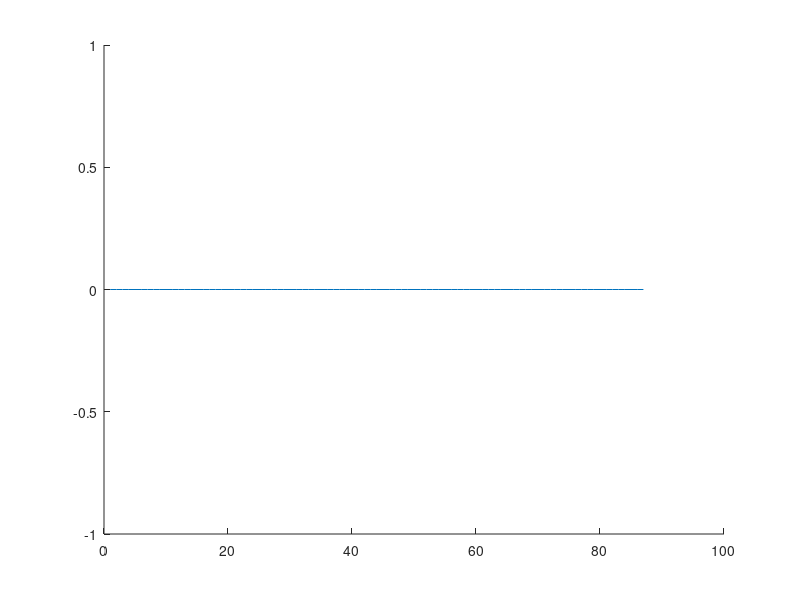
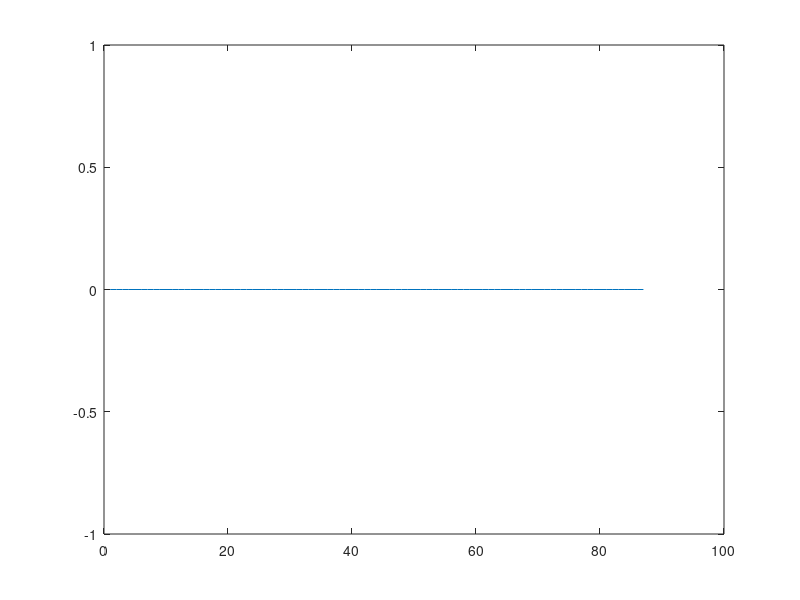

Write the MATLAB code that produced these figures, in order.
clc 
clear all 

b = 5
a = .5
complexxitot = [];
therealdeal = [];
xmidvalues = [];
xleftvalues = []; 
xlmidvalues = []; 
totalnn = [];
xrmidvalues = [];
xrvalues = [];

xleftvalues2 = [];
xlmidvalues2 = [];
xmidvalues2 = [];
xrmidvalues2 = [];
xrvalues2 = [];
 hold on


xone = [-1.25 -1.25 5 -1.25 -1.25];

bground1 = (1:1:100) ;




for x = 1:(length(bground1)-13);
    
    bgroundtimemid = bground1 (x+2: x+6);
    xmid = sum(xone .* bgroundtimemid); 
    xmidvalues = [xmidvalues xmid];  
    
    bgroundrfl = bground1 (x : x+4);
    xleft = sum(xone .* bgroundrfl); 
    xleftvalues = [xleftvalues xleft]; 
    
    bgroundtimelmid = bground1 (x+1: x+5);
    xlmid = sum(xone .* bgroundtimelmid); 
    xlmidvalues = [xlmidvalues xlmid];  
    
    bgtrm = bground1 (x+3 : x+7); 
    xrmid = sum(xone .* bgtrm); 
    xrmidvalues = [xrmidvalues xrmid]; 
    
    
    bgtr = bground1 (x+4 : x+8); 
    xr = sum(xone .* bgtr); 
    xrvalues = [xrvalues xr]; 
    
    %start of new five neurons%
    bgroundrf2 = bground1 (x+5 : x+9); 
    xleft2 = sum(xone .* bgroundrf2); 
    xleftvalues2 = [xleftvalues2 xleft2]; 
    
    bgroundtimelmid2 = bground1 (x+6: x+10);
    xlmid2 = sum(xone .* bgroundtimelmid2); 
    xlmidvalues2 = [xlmidvalues2 xlmid2];  
    
    bgroundtimemid2 = bground1 (x+7: x+11);
    xmid2 = sum(xone .* bgroundtimemid2); 
    xmidvalues2 = [xmidvalues2 xmid2];  
    
    bgtrm2 = bground1 (x+8 : x+12); 
    xrmid2 = sum(xone .* bgtrm2); 
    xrmidvalues2 = [xrmidvalues2 xrmid2]; 
    
    bgtr2 = bground1 (x+9 : x+13); 
    xr2 = sum(xone .* bgtr2); 
    xrvalues2 = [xrvalues2 xr2]; 
    
   
    
 I = [xmid xleft xlmid xrmid xr xleft xleft2 xlmid2 xmid2 xrmid2 xr2]; 
    for complexx = 1:length(I);
        complexxi = ((I(complexx) *b)/(a+sum(I)));
        
        complexxitot = [complexxitot complexxi]; 
    end
    therealdeal = [therealdeal sum(complexxitot)];    
    
    
    totaln = xmid + xleft + xlmid + xrmid + xr + xleft2 +xlmid2 +xmid2 + xrmid2 + xr2;
    totalnn = [totalnn totaln];
end 

  needsa = (1:length(therealdeal))
  plot (needsa, therealdeal)
% plot ((1:(length(bground1)-13)), xmidvalues)
% plot ((1:(length(bground1)-13)), xleftvalues) 
% plot ((1:(length(bground1)-13)), xlmidvalues) 
 hold off

figure(2) 
plot ((1:(length(bground1)-13)), totalnn)